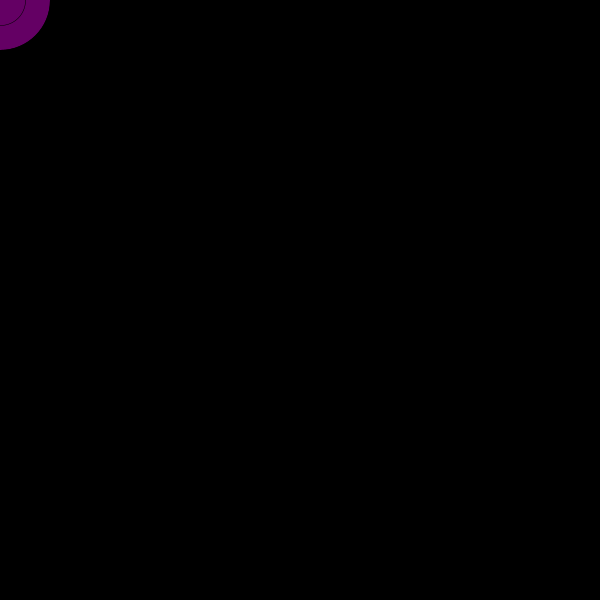
Frame 1 (no input)
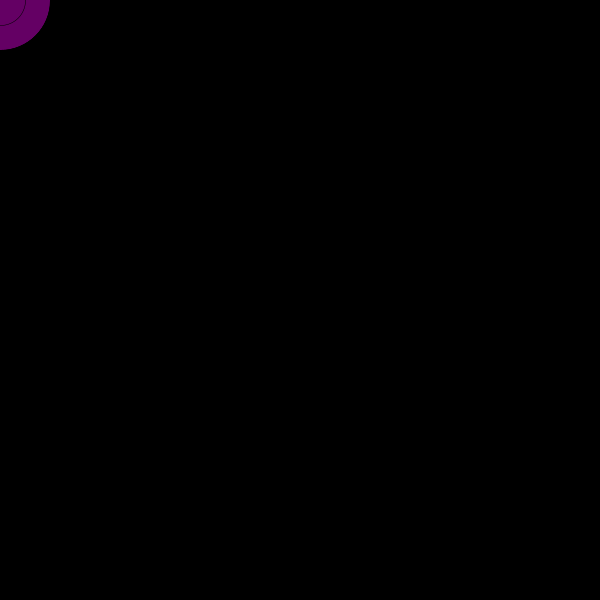
Frame 60 (the mouse pressed at the canvas centre just before this capture)
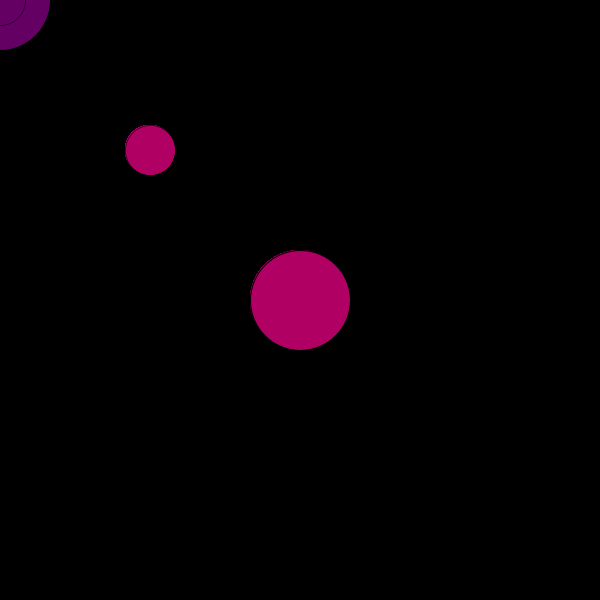
Frame 120 (the mouse held since frame 60 and released just before this capture)

The Processing sketch that drew these frames (run headless with seeded random() and noise(); from frame 60 on, the mouse is pressed at the canvas centre):

// Processing sketch: processing_75358
// ── processing_75358.pde

void setup(){
  background(0,0,0);
  size(600,600);
  smooth();
 // noStroke();
}


void draw() {
   fill(map(mouseX,0,width,100,255),0,100);
   ellipse(mouseX, mouseY, 100, 100);
   scale(0.5);
   ellipse(mouseX, mouseY, 100, 100);
}


void keyPressed(){
  if (key == 'r') { 
    background(255, 0, 0);
  }
  if (key == 'g') {
    background(0, 255, 0);
  }
  if (key == 'b') { 
    background(0, 0, 255);
  }
   if (key == 'y') { 
    background(255, 255, 0);
  }
}
